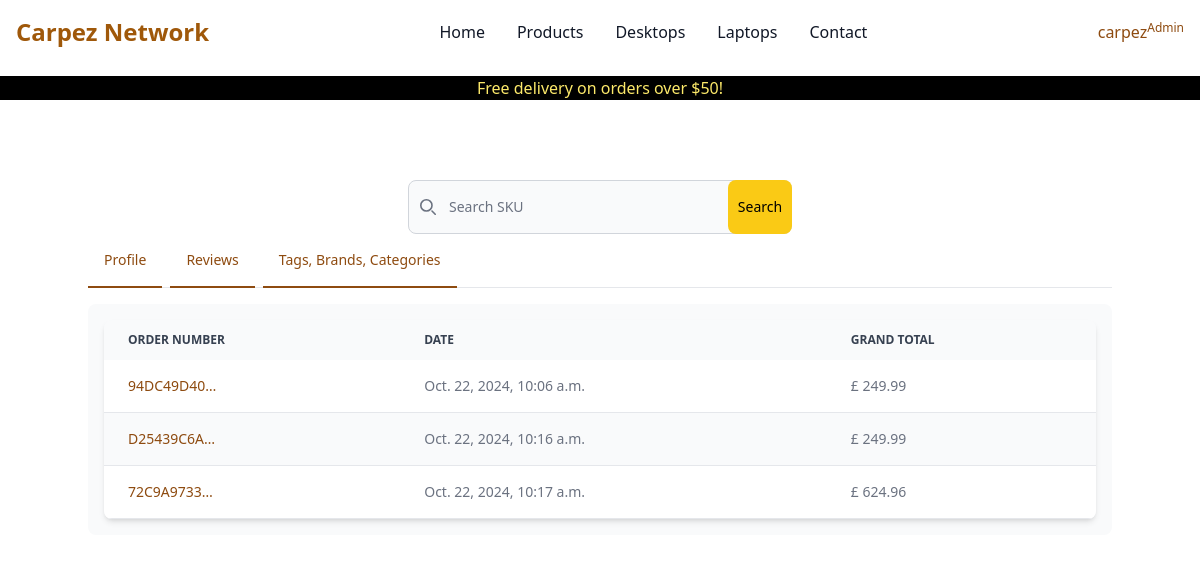
Page /dashboard/ (signed in) on the earlier database version.
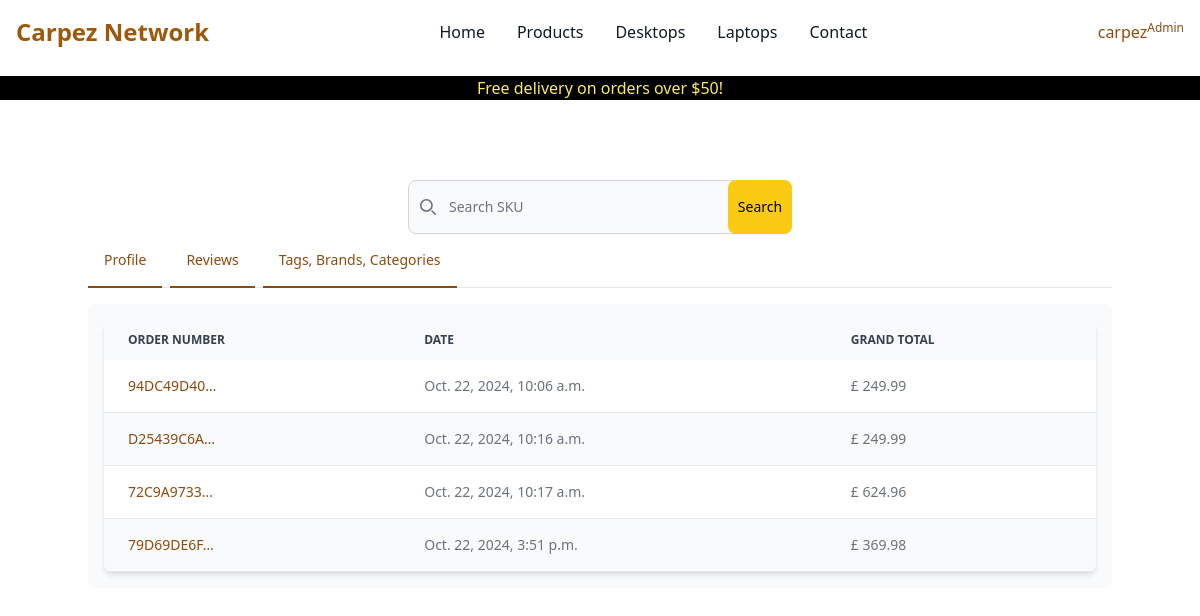
Same page on the later database version.
### checkout/models.py (models this page shows, shortened)
class Order(models.Model):
    order_number = models.CharField(max_length=32, null=False, editable=False)
    date = models.DateTimeField(auto_now_add=True)
    delivery_cost = models.DecimalField(
        max_digits=6,
        decimal_places=2,
        null=False,
        default=0
    )
    order_total = models.DecimalField(
        max_digits=10,
        decimal_places=2,
        null=False,
        default=0
    )
    grand_total = models.DecimalField(
        max_digits=10,
        decimal_places=2,
        null=False,
        default=0
    )
    bag_and_shipping_details = models.JSONField(
        encoder=DjangoJSONEncoder,
        decoder=json.JSONDecoder
    )
    full_name = models.CharField(max_length=254, null=True, editable=False)
    email = models.EmailField(max_length=254, null=True, editable=False)
    shipping = models.CharField(max_length=254, null=True, editable=False)
    billing_details = models.JSONField(null=True, editable=False)
    stripe_pid = models.CharField(
        max_length=32,
        null=False,
        blank=False,
        editable=False,
        default="before migration"
    )
    user = models.ForeignKey(
        Dashboard,
        null=True,
        blank=True,
        related_name="orders",
        on_delete=models.SET_NULL
    )

### dashboard/views.py (the view, shortened to what this page needs)
# urls.py: path('', views.dashboard, name='dashboard'),
@login_required
def dashboard(request):
    if request.user.is_superuser:
        template = 'dashboard/product_management.html'
        orders = Order.objects.all()
        reviews = Review.objects.all()
        review_related_products = []
        categories = Category.objects.all()
        tags = Tag.objects.all()
        brands = Brand.objects.all()
        for review in reviews:
            order_lineitem = OrderLineItem.objects.get(review=review)
            product = Product.objects.get(id=order_lineitem.product.id)
            review_related_products.append(product)
        product_reviews = zip(reviews, review_related_products)
        context = {
            'orders': orders,
            'product_reviews': product_reviews,
            'categories': categories,
            'brands': brands,
            'tags': tags
        }
    return render(request, template, context)

### bag/context.py (called while the page is built, shortened)
def bag(request):
    bag_items = []
    total = 0
    objects = 0
    b = request.session.get('bag', {})
    if total < settings.FREE_DELIVERY_TRESHOLD:
        delivery = total * Decimal(settings.STANDARD_DELIVERY_PERCENTAGE / 100)
        free_delivery_delta = settings.FREE_DELIVERY_TRESHOLD - total
    else:
        delivery = 0
        free_delivery_delta = 0
    grand_total = total + delivery
    json_bag = json.dumps(b)
    context = {
        'bag': json_bag,
        'bag_items': bag_items,
        'total': total,
        'objects': objects,
        'delivery': delivery,
        'free_delivery_delta': free_delivery_delta,
        'free_delivery_treshold': settings.FREE_DELIVERY_TRESHOLD,
        'grand_total': grand_total,
    }
    return context

### reviews/models.py (called while the page is built)
    def __str__(self):
        return f"Review for {self.order.product.name} - Rating: {self.rating}"

### dashboard/templates/dashboard/product_management.html (shortened to what the changed rows need)
{% extends 'base.html' %}
{% block content %}
<div class="container mt-20">
    <div id="tab-content">
        <div class="hidden p-4 rounded-lg bg-gray-50 dark:bg-gray-800" id="orders" role="tabpanel" aria-labelledby="order-tab">
            <div class="relative overflow-x-auto shadow-md sm:rounded-lg">
                <table class="w-full text-md text-left rtl:text-right text-gray-500 dark:text-gray-400">
                    <thead class="text-xs text-gray-700 uppercase bg-gray-50 dark:bg-gray-700 dark:text-gray-400">
                        <tr>
                            <th scope="col" class="px-6 py-3">
                                Order number
                            </th>
                            <th scope="col" class="px-6 py-3">
                                Date
                            </th>
                            <th scope="col" class="px-6 py-3">
                                Grand total
                            </th>
                        </tr>
                    </thead>
                    <tbody>
                        {% for order in orders %}
                            <tr class="odd:bg-white odd:dark:bg-gray-900 even:bg-gray-50 even:dark:bg-gray-800 border-b dark:border-gray-700">
                                <th scope="row" class="px-6 py-4 text-sm md:text-md font-medium text-gray-900 whitespace-nowrap dark:text-white">
                                    <a href="{% url 'checkout_success' order.order_number %}" class="text-sm md:text-md font-medium text-yellow-700 dark:text-blue-500 hover:underline">{{ order.order_number|truncatechars:10}}</a>
                                </th>
                                <td class="px-6 py-4 text-xs md:text-md">
                                    <span class="text-sm md:text-md">{{ order.date }}</span>
                                </td>
                                <td class="px-6 py-4 text-xs md:text-md">
                                    <span class="text-sm md:text-md">£ {{ order.grand_total }}</span>
                                </td>
                            </tr>
                        {% endfor %}
                    </tbody>
                </table>
            </div>
        </div>
    </div>
</div>
{%endblock %}

Differences in the rows shown:
added Order: order_number "79D69DE6F…", date "Oct. 22, 2024, 3:51 p.m.", grand_total "369.98"
